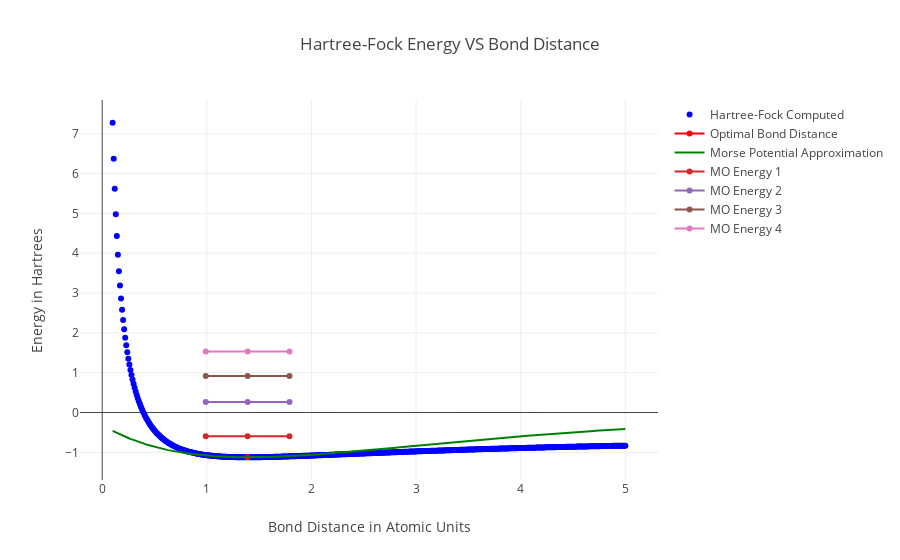

This figure's notebook cell:
### Code cell
#Compute a variationally optimized Morse Potential given the HF computed well
approximation = computeMorsePotential(R, E, 24)

#approximation = morsePotential(R, E)
minEIndex = E.index(min(E))
minE = E.pop(minEIndex)
optimalR = R.pop(minEIndex)

figure = { 
    "data": [
        
        #create the Hartree-Fock method generated graph
        {
            "type":"scatter",
            "x":R,
            "y":E,
            "connectgaps":False,
            "mode":"markers", 
            "name":"Hartree-Fock Computed",
            "marker":{"color":"blue"}
        },
    
        #highlight the minimum energy point in red
        {
            "type":"scatter",
            "x":[optimalR],
            "y":[minE],
            "name":"Optimal Bond Distance",
            "marker":{"color":"red"}
        },
        
        #create the morse potential approximation
        {
            "type":"scatter",
            "x":R, 
            "y":approximation,
            "connectgaps":True,
            "name":"Morse Potential Approximation",
            "marker":{"color":"green"}
        },
    ],
    "layout":
        {
           "xaxis":{"title":"Bond Distance in Atomic Units"},
           "yaxis":{"title":"Energy in Hartrees"},
            "title":{"text":"Hartree-Fock Energy VS Bond Distance"}
            },    
}

#add in energy levels to the figure
MOEnergy = MOEnergy[minEIndex]

#Loop over all MO Energies
for MOE in range(len(MOEnergy)):
        figure["data"].append(
            {
                "type":"scatter",
                "name":"MO Energy " + str(MOE+1),
                "x":[optimalR-0.4 + 0.4*i for i in range(3)],
                "y":[MOEnergy[MOE]]*3
            }
        )
    
iplot(figure)

#graph using matplotlib
#use inline to display graph in notebook
#use qt to display graph in a separate window
%matplotlib inline

plt.rcParams.update({'font.size': 25})

start = 0
end = len(R)
top, bottom = plt.ylim()
plt.plot(R[start:end], E[start:end], '-.')
#plt.show()

#print optimized bond distance
print("Optimal Bond Distance: " + str(R[(E.index(min(E)))]))

### Figure 1 — Plotly figure (JSON) as saved in the notebook; plotly's stock layout.template omitted (floating-point values rounded to 4 significant figures; data arrays with more than 128 entries replaced by an {"elided": "..."} marker saying what was removed)
{"data": [{"connectgaps": false, "marker": {"color": "blue"}, "mode": "markers", "name": "Hartree-Fock Computed", "type": "scatter", "uid": "ff2b372a-9ab1-4f5a-8f01-e178ebc839cf", "x": {"elided": "490 float values"}, "y": {"elided": "490 float values"}}, {"marker": {"color": "red"}, "name": "Optimal Bond Distance", "type": "scatter", "uid": "b8ff9e24-fee0-4330-bb85-7bb3e509e4b8", "x": [1.39], "y": [-1.123]}, {"connectgaps": true, "marker": {"color": "green"}, "name": "Morse Potential Approximation", "type": "scatter", "uid": "8a0a5b71-e0eb-47d9-a710-43ed5559d407", "x": {"elided": "490 float values"}, "y": {"elided": "491 float values"}}, {"name": "MO Energy 1", "type": "scatter", "uid": "bcac7d72-9266-46ad-8b43-52e37ef9e653", "x": [0.99, 1.39, 1.79], "y": [-0.594, -0.594, -0.594]}, {"name": "MO Energy 2", "type": "scatter", "uid": "2a8a2fe7-295c-426c-a4d5-5fea27e8e919", "x": [0.99, 1.39, 1.79], "y": [0.2655, 0.2655, 0.2655]}, {"name": "MO Energy 3", "type": "scatter", "uid": "20f5199c-553a-483c-bdfb-fb819100fd2a", "x": [0.99, 1.39, 1.79], "y": [0.9179, 0.9179, 0.9179]}, {"name": "MO Energy 4", "type": "scatter", "uid": "a4e6d1a5-50cf-45f2-b017-489819aa2fc2", "x": [0.99, 1.39, 1.79], "y": [1.531, 1.531, 1.531]}], "layout": {"title": {"text": "Hartree-Fock Energy VS Bond Distance"}, "xaxis": {"title": {"text": "Bond Distance in Atomic Units"}}, "yaxis": {"title": {"text": "Energy in Hartrees"}}}}
